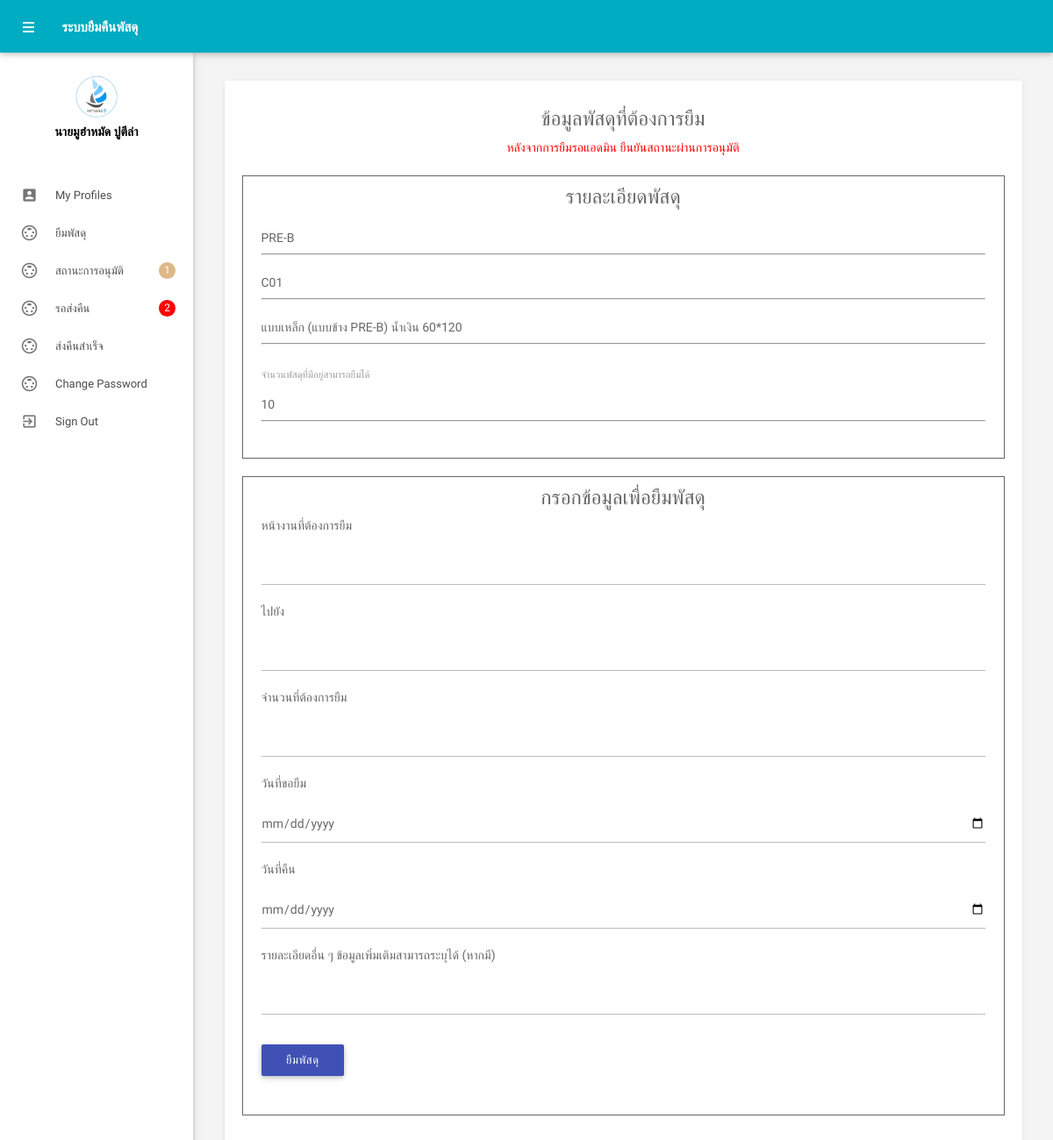
The app's page /borrowpercel.php?id=3 (signed in) with its own data.
### tables this page shows
CREATE TABLE `tblemployees` (
  `id` int(11) NOT NULL,
  `FirstName` varchar(150) NOT NULL,
  `LastName` varchar(150) NOT NULL,
  `EmailId` varchar(200) NOT NULL,
  `Password` varchar(180) NOT NULL,
  `Gender` varchar(100) NOT NULL,
  `Address` varchar(255) NOT NULL,
  `Phonenumber` char(11) NOT NULL,
  `RegDate` timestamp NOT NULL DEFAULT current_timestamp()
);

CREATE TABLE `tbtypepercel` (
  `TypePercelIdAuto` int(8) NOT NULL,
  `TypePercelId` varchar(15) NOT NULL,
  `TypePercelName` varchar(255) NOT NULL,
  `typePercelAmount` int(11) NOT NULL,
  `PercelIdAuto` int(11) NOT NULL
);

CREATE TABLE `tbpercel` (
  `PercelName` varchar(80) NOT NULL,
  `PercelIdAuto` int(4) NOT NULL,
  `PercelId` varchar(15) NOT NULL
);

### borrowpercel.php (the view, shortened to what this page needs)
<?php
include('includes/config.php');
$id = $_GET['id'];
$sql = "SELECT a.TypePercelIdAuto,a.TypePercelId,a.TypePercelName,a.typePercelAmount,a.PercelIdAuto,b.PercelName FROM tbtypepercel as a
INNER JOIN tbpercel as b ON a.PercelIdAuto= b.PercelIdAuto  WHERE TypePercelIdAuto=:id";
$query = $dbh->prepare($sql);
$query->bindParam(':id', $id);
$query->execute();
$resultPercel = $query->fetch(PDO::FETCH_ASSOC);
?>
<!DOCTYPE html>
<html lang="en">
<head>
    <link type="text/css" rel="stylesheet" href="assets/plugins/materialize/css/materialize.min.css" />
    <link href="assets/plugins/material-preloader/css/materialPreloader.min.css" rel="stylesheet">
    <link href="assets/css/alpha.min.css" rel="stylesheet" type="text/css" />
    <link href="assets/css/custom.css" rel="stylesheet" type="text/css" />
    <link href="assets/plugins/datatables/css/jquery.dataTables.min.css" rel="stylesheet">
</head>
<body>
    <?php include('includes/header.php'); ?>
    <?php include('includes/sidebar.php'); ?>
    <main class="mn-inner">
        <div class="row">
            <div class="col s12 m12 l12">
                <div class="card">
                    <div class="card-content">
                        <h5 style="text-align:center;">ข้อมูลพัสดุที่ต้องการยืม</h5>
                        <p style="text-align:center; color:red;">หลังจากการยืมรอแอดมิน ยืนยันสถานะผ่านการอนุมัติ</p>
                        <br>
                        <div class="row" style="border:solid; border-width:1.5px;">
                            <h5 style="text-align:center">รายละเอียดพัสดุ</h5>
                            <form class="col s12 m12 l12" name="chngpwd" method="post">
                                <div class="row">
                                    <div class="input-field col l12 s12 m12">
                                        <p><?php echo $resultPercel['PercelName'];  ?></p>
                                        <hr>
                                    </div>
                                    <div class="input-field col l12 s12 m12">
                                        <p><?php echo $resultPercel['TypePercelId'];  ?></p>
                                        <hr>
                                    </div>
                                    <div class="input-field col l12 s12 m12">
                                        <p><?php echo $resultPercel['TypePercelName'];  ?></p>
                                        <hr>
                                    </div>
                                    <div class="col l12 s12 m12" style="margin-top:20px;">
                                        <label>จำนวนพัสดุที่มีอยู่สามารถยืมได้</label>
                                    </div>
                                    <div class="input-field col l12 s12 m12">
                                        <p><?php echo $resultPercel['typePercelAmount'];  ?></p>
                                        <hr>
                                    </div>
                                </div>
                            </form>
                        </div>
                        <div class="row" style="border:solid; border-width:1.5px;">
                            <h5 style="text-align:center">กรอกข้อมูลเพื่อยืมพัสดุ</h5>
                            <form class="col s12 m12 l12" name="chngpwd" method="post">
                                <div class="row">
                                    <div class="col l12 s12 m12">
                                        หน้างานที่ต้องการยืม
                                    </div>
                                    <div class="input-field col l12 s12 m12">
                                        <input id="Work1" type="text" class="validate" autocomplete="off" name="Work1" required>
                                    </div>
                                    <div class="col l12 s12 m12">
                                        ไปยัง
                                    </div>
                                    <div class="input-field col l12 s12 m12">
                                        <input id="Work2" type="text" class="validate" autocomplete="off" name="Work2" required>
                                    </div>
                                    <div class="col l12 s12 m12">
                                        จำนวนที่ต้องการยืม
                                    </div>
                                    <div class="input-field col l12 s12 m12">
                                        <input id="BorrowAmount" type="number" class="validate" autocomplete="off" name="BorrowAmount" required>
                                    </div>
                                    <div class="col l12 s12 m12">
                                        วันที่ขอยืม
                                    </div>
                                    <div class="input-field col l12 s12 m12">
                                        <input id="BorrowRequest" type="date" class="validate" autocomplete="off" name="BorrowRequest" required>
                                    </div>
                                    <div class="col l12 s12 m12">
                                        วันที่คืน
                                    </div>
                                    <div class="input-field col l12 s12 m12">
                                        <input id="BorrowReturn" type="date" class="validate" autocomplete="off" name="BorrowReturn" required>
                                    </div>
                                    <div class="col l12 s12 m12">
                                        รายละเอียดอื่น ๆ ข้อมูลเพิ่มเติมสามารถระบุได้ (หากมี)
                                    </div>
                                    <div class="input-field col l12 s12 m12">
                                        <input id="Other" type="text" class="validate" autocomplete="off" name="Other">
                                    </div>
                                    <div class="input-field col s12">
                                        <button type="submit" name="add" class="waves-effect waves-light btn indigo m-b-xs">ยืมพัสดุ</button>
                                    </div>
                                </div>
                            </form>
                        </div>
                    </div>
                </div>
            </div>
        </div>
    </main>
    </div>
    <div class="left-sidebar-hover"></div>
</body>
</html>

### includes/sidebar.php (shortened to what this page needs)
<aside id="slide-out" class="side-nav white fixed">
    <div class="side-nav-wrapper">
        <div class="center">
            <div class="sidebar-profile">
                <div class="sidebar-profile-image">
                    <img src="assets/images/icon-company.jpg" class="circle" alt="">
                </div>
                <div class="sidebar-profile-info">
                    <?php
                       $eid = $_SESSION['eid'];
                       $sql = "SELECT FirstName,LastName from  tblemployees where id=:eid";
                       $query = $dbh->prepare($sql);
                       $query->bindParam(':eid', $eid, PDO::PARAM_STR);
                       $query->execute();
                       $results = $query->fetchAll(PDO::FETCH_OBJ);
                       if ($query->rowCount() > 0) {
                           foreach ($results as $result) {               ?>
                            <p><?php echo htmlentities($result->FirstName . " " . $result->LastName); ?></p>
                    <?php }
                       } ?>
                </div>
            </div>
        </div>
        <ul class="sidebar-menu collapsible collapsible-accordion" data-collapsible="accordion">
            <li class="no-padding"><a class="waves-effect waves-grey" href="myprofile.php"><i class="material-icons">account_box</i>My Profiles</a></li>
            <li class="no-padding"><a class="waves-effect waves-grey" href="listpercel.php"><i class="material-icons">settings_input_svideo</i>ยืมพัสดุ</a></li>
            <li class="no-padding"><a class="waves-effect waves-grey" href="listhistory.php"><i class="material-icons">settings_input_svideo</i>สถานะการอนุมัติ
            <?php
                       $id=$_SESSION['eid'];
                       $sqlCount2 = "SELECT COUNT(StatusBorrow) as StatusBorrow FROM tbborrow WHERE StatusBorrow = 1 AND BorrowAmount > 0 AND id=:id";
                       $queryCount2 = $dbh->prepare($sqlCount2);
                       $queryCount2->bindParam(':id', $id);
                       $queryCount2->execute();
                       $resultsCount2 = $queryCount2->fetch(PDO::FETCH_ASSOC);
                       if ($resultsCount2['StatusBorrow'] > 0) { ?>
                        <span style="border-radius: 50%; background-color:burlywood; color:white;" class="badge"><?php echo $resultsCount2['StatusBorrow']; ?></span>
                    <?php }
                       ?>
           </a></li>
            <li class="no-padding"><a class="waves-effect waves-grey" href="returnpercel.php"><i class="material-icons">settings_input_svideo</i>รอส่งคืน
                    <?php
                       $sqlCount1 = "SELECT COUNT(StatusBorrow) as StatusBorrow FROM tbborrow WHERE StatusBorrow = 2 AND BorrowAmount > 0 AND id=:id";
                       $queryCount1 = $dbh->prepare($sqlCount1);
                       $queryCount1->bindParam(':id', $id);
                       $queryCount1->execute();
                       $resultsCount1 = $queryCount1->fetch(PDO::FETCH_ASSOC);
                       if ($resultsCount1['StatusBorrow'] > 0) { ?>
                        <span style="border-radius: 50%; background-color:red; color:white;" class="badge"><?php echo $resultsCount1['StatusBorrow']; ?></span>
                    <?php }
                       ?>
                </a></li>
            <li class="no-padding"><a class="waves-effect waves-grey" href="returnpercellsuccess.php"><i class="material-icons">settings_input_svideo</i>ส่งคืนสำเร็จ</a></li>
            <li class="no-padding"><a class="waves-effect waves-grey" href="emp-changepassword.php"><i class="material-icons">settings_input_svideo</i>Change Password</a></li>
            <li class="no-padding">
                <a class="waves-effect waves-grey" onclick="return confirm('แน่ใจหรือไหมที่จะออกจากระบบ ?');" href="logout.php"><i class="material-icons">exit_to_app</i>Sign
                    Out</a>
            </li>
        </ul>
    </div>
</aside>

### borrowpercel.php (style rules this page uses)
body { font-family: 'IBM Plex Sans Thai Looped', sans-serif; }

### records on screen
tblemployees: FirstName+LastName "นายมูฮำหมัด ปูตีล่า"
tbtypepercel: PercelIdAuto.PercelName "PRE-B", TypePercelId "C01", TypePercelName "แบบเหล็ก (แบบข้าง PRE-B) น้ำเงิน 60*120", typePercelAmount "10"

### other values on screen
$resultsCount2['StatusBorrow'] "1"
$resultsCount1['StatusBorrow'] "2"
